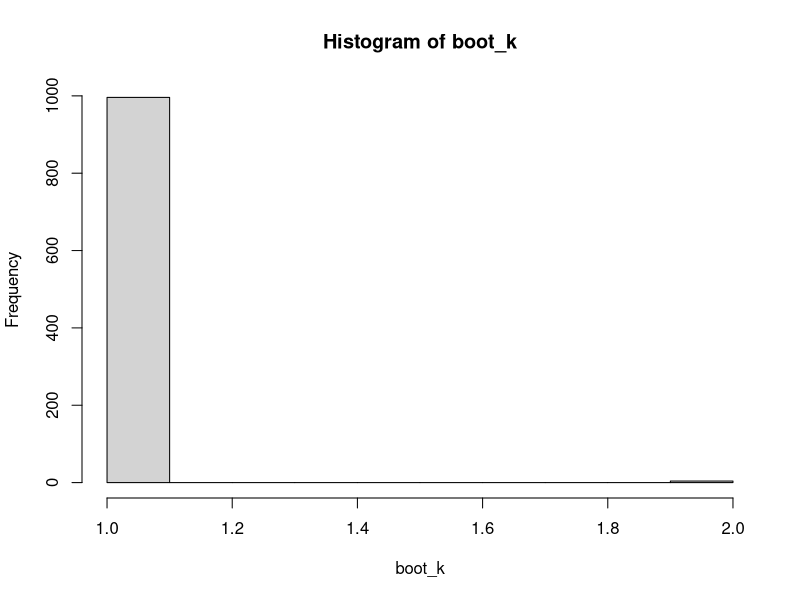
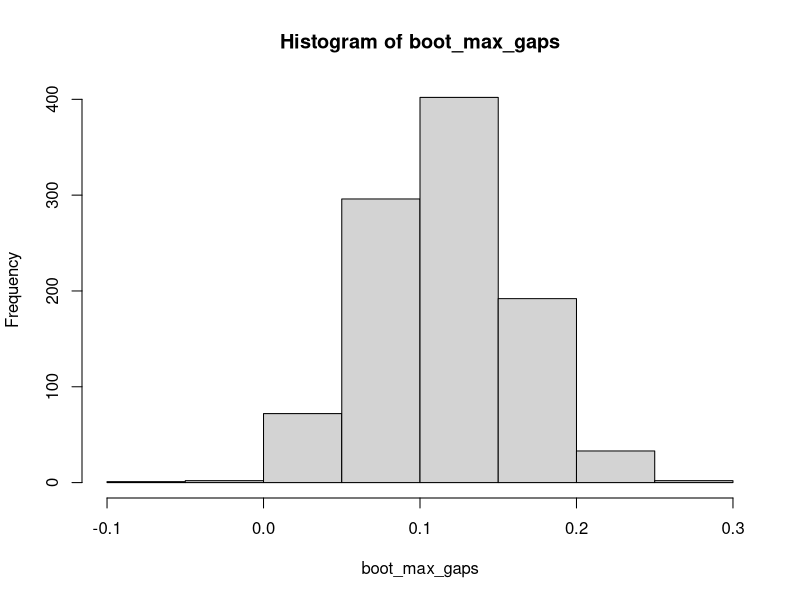

Recreate these plots in R, in order.
library(cluster)

set.seed(1)

nclust = 3
similarity = 5
n = 10
m = 5
sd = .1

get_data = \(nclust, similarity, n, m, sd) {
  data = matrix(0, nrow = nclust * n, ncol = m)
  means = seq(0, similarity * nclust, similarity)
  for (i in 0:(nclust-1)) {
    for (j in 1:m) {
      data[((n*i)+1):(n*(i+1)), j] = rnorm(n, mean = means[i+1], sd = sd)
    }
  }
  
  return(data)
}

data = get_data(nclust, similarity, n, m, sd)

get_null_data = \(data) {
  n = nrow(data)
  m = ncol(data)
  null_data = matrix(0, nrow = n, ncol = m)
  
  for (j in 1:m) {
    col_j = data[,j]
    null_data[,j] = runif(n, min = min(col_j), max = max(col_j))
  }
  
  return(null_data)
}

n_bootstrap = 1000
boot_k = rep(0, n_bootstrap)
boot_max_gaps = rep(0, n_bootstrap)
k_max = 5

for (i in 1:n_bootstrap) {
  null_data = get_null_data(data)
  clusgap = clusGap(null_data, FUNcluster = kmeans, K.max = k_max, B = 10, verbose = F)
  boot_k[i] = maxSE(clusgap$Tab[,3], clusgap$Tab[,4], method = 'Tibs2001SEmax')
  boot_max_gaps[i] = max(clusgap$Tab[,3])
}

max_gap_bound = quantile(boot_max_gaps, .95)
k_bound = quantile(boot_k, .95)

clusgap = clusGap(data, FUNcluster = kmeans, K.max = k_max, B = 100, verbose = F)
true_max_gap = max(clusgap$Tab[,3])
true_k = maxSE(clusgap$Tab[,3], clusgap$Tab[,4], method = 'Tibs2001SEmax')

quantile(boot_k, .95)


hist(boot_k)
hist(boot_max_gaps)
